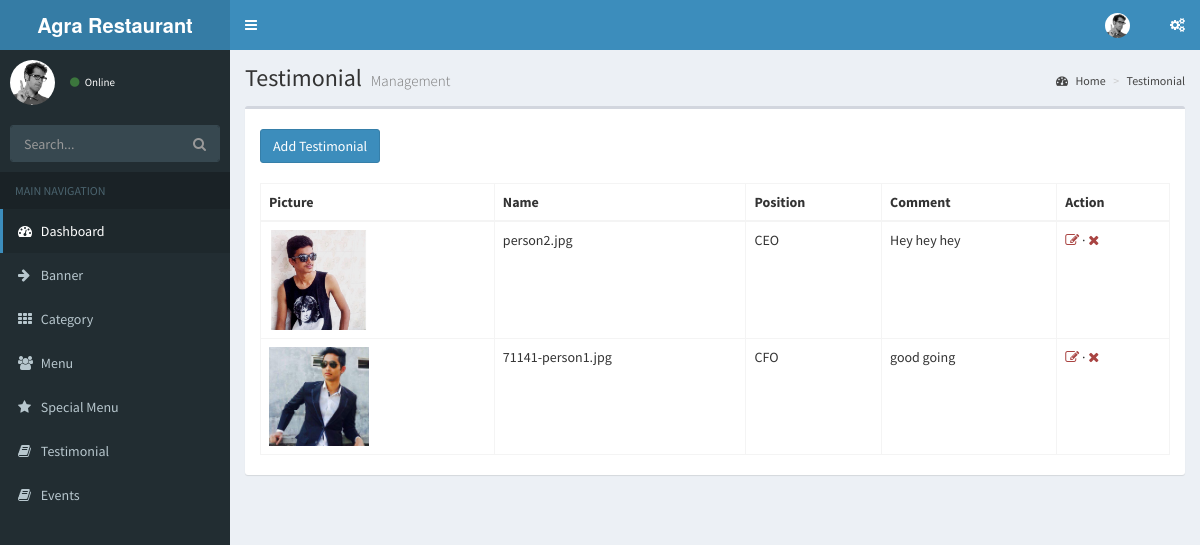
The app's page /admin/testimonial.php with its own data.
### tables this page shows
CREATE TABLE IF NOT EXISTS `testimonial` (
`id` int(11) NOT NULL,
  `client_name` varchar(30) NOT NULL,
  `position` varchar(30) NOT NULL,
  `comment` varchar(512) NOT NULL,
  `image` longblob NOT NULL,
  `name` varchar(256) NOT NULL
);

### admin/testimonial.php (the view, shortened to what this page needs)
<?php
include 'includes/header.php';
include 'includes/navigation.php';
?>
  <div class="content-wrapper">
    <section class="content-header">
      <h1>
        Testimonial
        <small>Management</small>
      </h1>
      <ol class="breadcrumb">
        <li><a href="#"><i class="fa fa-dashboard"></i> Home</a></li>
        <li><a href="#">Testimonial</a></li>
      </ol>
    </section>
<section class="content">
    <div class="box container"><br>
        <a href="createtestimonial" class="btn btn-primary">Add Testimonial</a><br><br>
                <table class="table table-bordered example1">
            <thead>
            <tr>
                <th>Picture</th>
                <th>Name</th>
                <th>Position</th>
                <th>Comment</th>
                <th>Action</th>
            </tr>
            </thead>
            <tbody>
              <?php
                $query = mysql_query("SELECT * FROM testimonial") or die(mysql_error());
                 while ($row = mysql_fetch_assoc($query)) {
                  $id = $row['id'];
                  $name = $row['name'];
                  $comment = $row['comment'];
                  $position = $row['position'];
                ?>
                  <tr>
                    <td><img src="../images/testimonial/<?php echo $name; ?>" width="100px"></td>
                    <td><?php echo $name; ?></td>
                    <td><?php echo $position; ?></td>
                    <td><?php echo $comment; ?></td>
                    <td>
                      <a href="#" class="text-danger"><i class="fa fa-edit"></i></a>
                      &middot;
                      <a href="delete/deleteTesto.php?id=<?php echo $id; ?>" class="text-danger" name="delete-slider"><i class="fa fa-remove"></i></a>
                    </td>
                  </tr>
                  <?php
                 }
                ?>
            </tbody>
        </table>
    </div>
</section>
</div>
</div>
<?php include 'includes/footer.php' ?>

### records on screen
testimonial: name (picture), name "person2.jpg", position "CEO", comment "Hey hey hey"
testimonial: name (picture), name "71141-person1.jpg", position "CFO", comment "good going"
